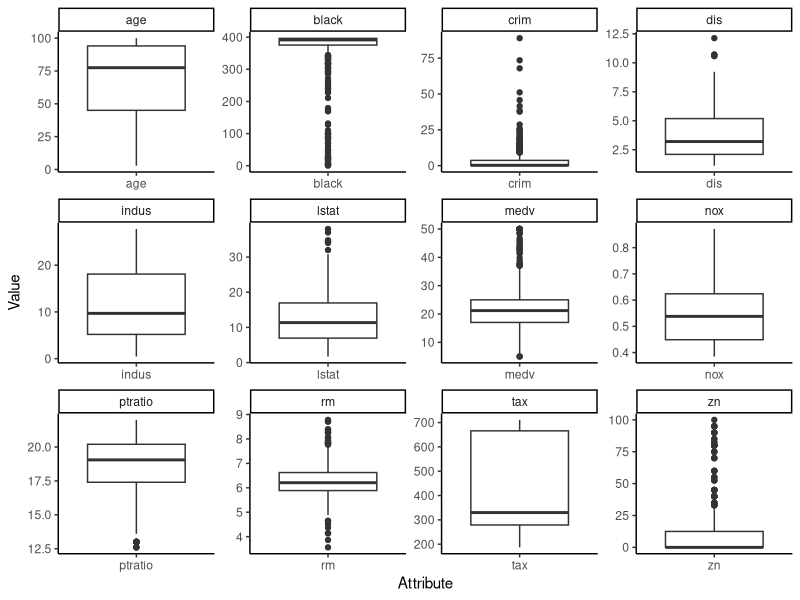
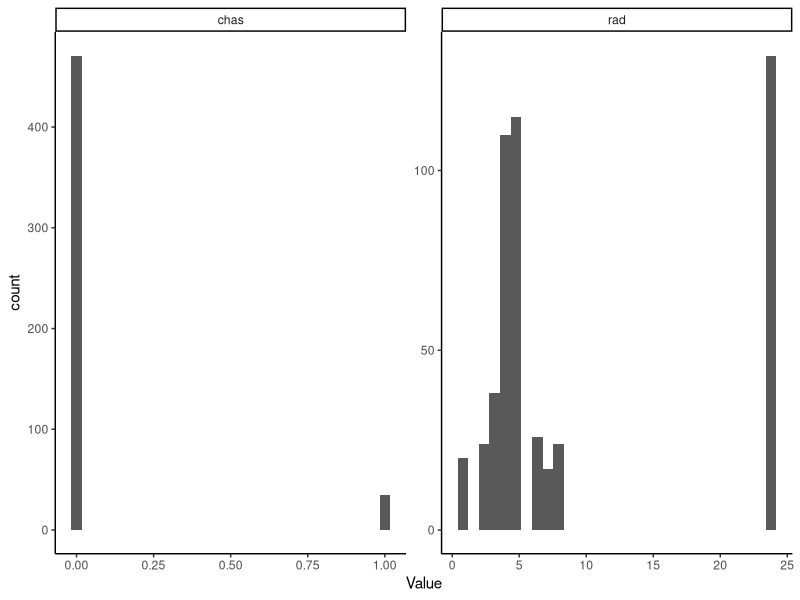
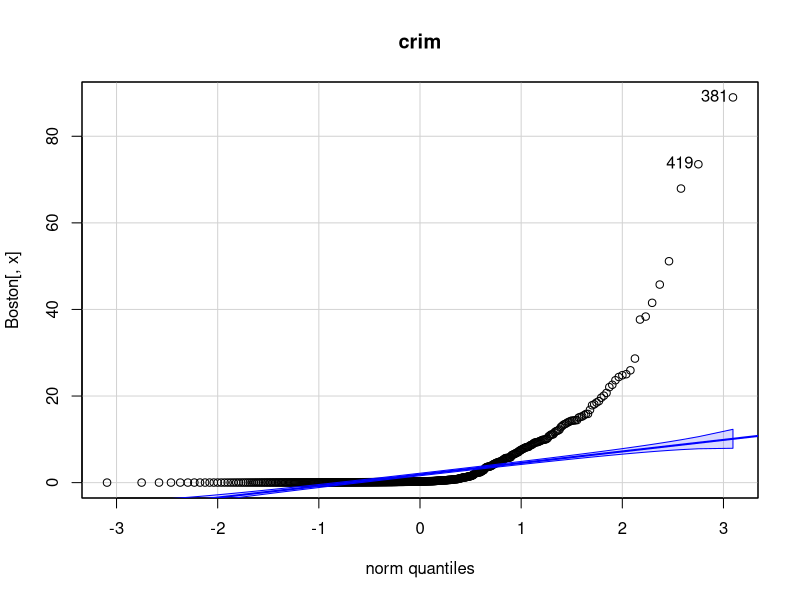
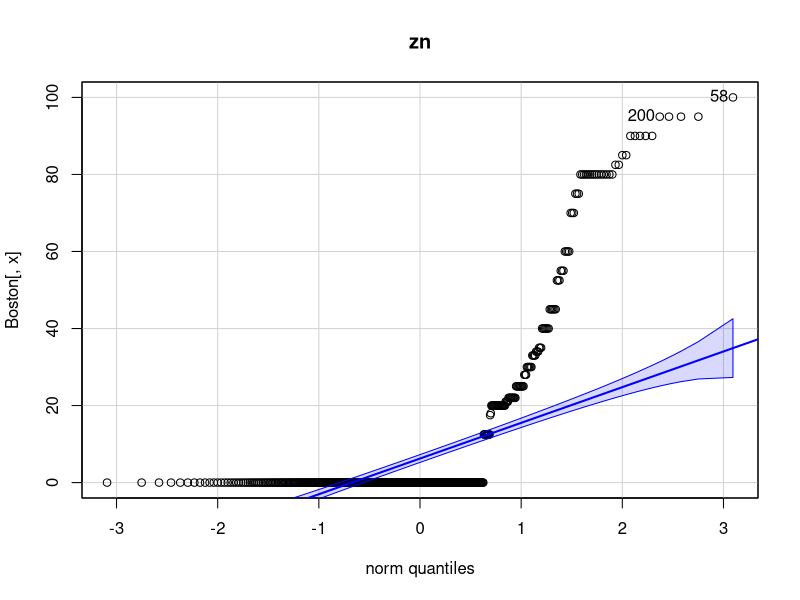
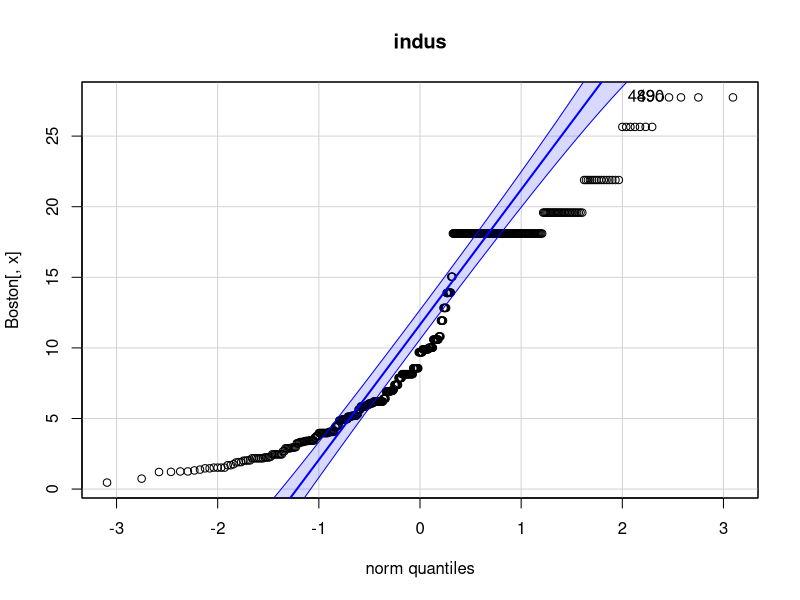
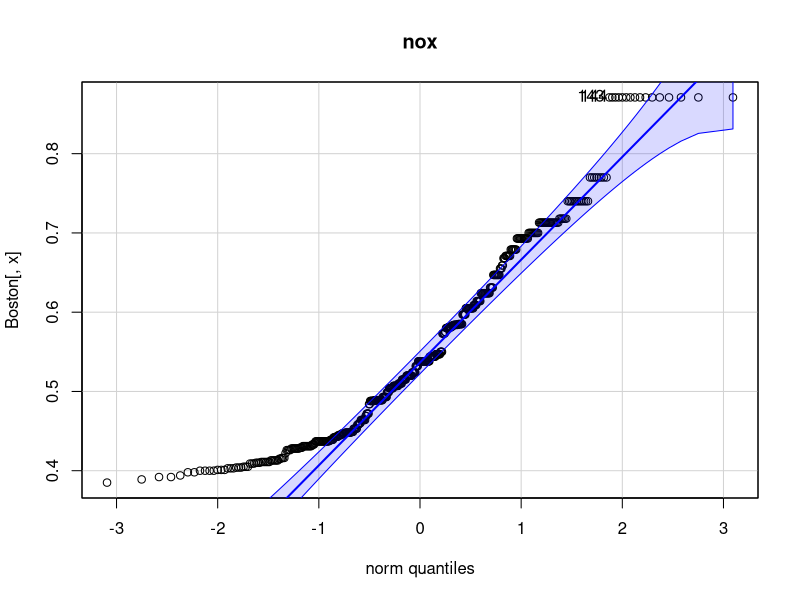
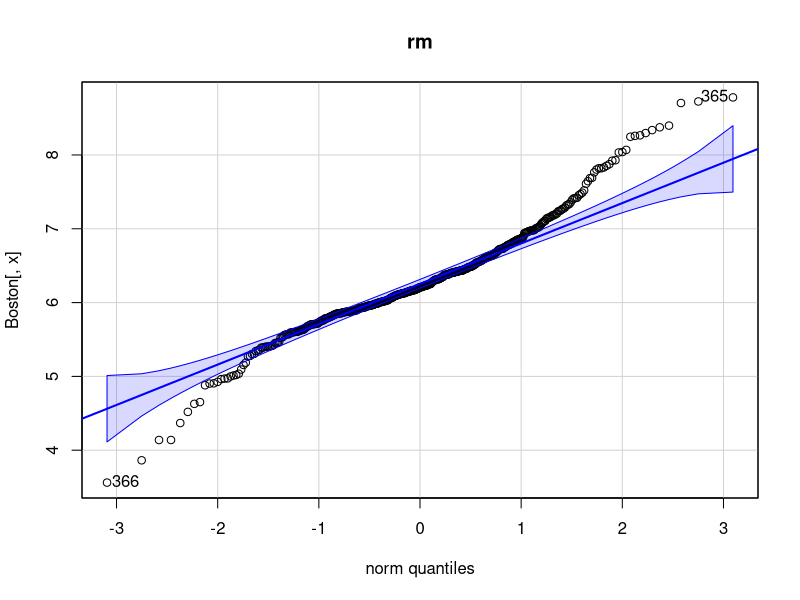
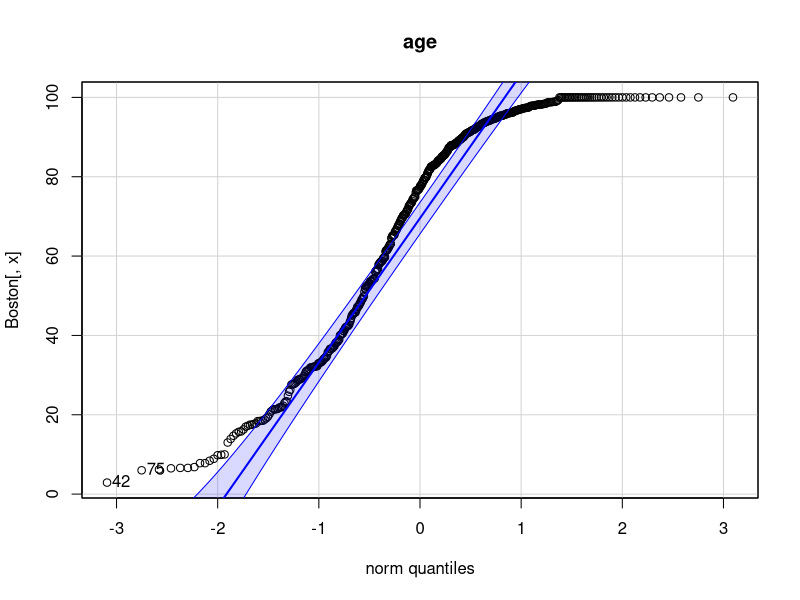

R code for these plots, in order:
## ---- chunk 1
date()
## ---- chunk 2

knitr::opts_knit$set(root.dir ="C:/Users/ramosgon/OneDrive - University of Helsinki/Courses/OpenDataScience/IODS-project/Data")

library(tidyverse)
library(ggplot2)
library(MASS)
library(corrplot)
library(GGally)
library(car)

## ---- chunk 3

data("Boston")

## ---- chunk 4

dim(Boston)

str(Boston)

## ---- chunk 5

Boston <- Boston %>%
  mutate(chas = as.logical(chas))

summary(Boston)

## ---- chunk 6

Boston %>%
  pivot_longer(cols = c(1:14), names_to = "Attribute", values_to = "Value") %>%
  filter(!Attribute %in% c("chas","rad")) %>%
  ggplot(aes(x = Attribute, y = Value)) +
  geom_boxplot() +
  facet_wrap("Attribute", scales = "free") +
  theme_classic()

Boston %>%
  pivot_longer(cols = c(1:14), names_to = "Attribute", values_to = "Value") %>%
  filter(Attribute %in% c("chas","rad")) %>%
  ggplot(aes(x = Value)) +
  geom_histogram() +
  facet_wrap("Attribute", scales = "free") +
  theme_classic()

## ---- chunk 7

colnames(Boston)[-c(4,9)] %>% sapply(function(x){
  qqPlot(Boston[,x], main = x)
})

## ---- chunk 8

Boston %>%
  ggpairs(mapping = aes(alpha = 0.3), 
          lower = list(combo = wrap("facethist", bins = 20)),
          upper = list(continuous = wrap("cor", size = 1.5)))

## ---- chunk 9

data("Boston")

cor_mat <- cor(Boston) %>% round(digits = 2)

corrplot(cor_mat, method = "circle", type = "upper", cl.pos = "b", tl.pos = "d", tl.cex = 0.6)

ggcorr(Boston, geom = "circle", method = c("everything", "pearson"))

## ---- chunk 10

boston_scaled <- Boston %>%
  scale %>%
  as.data.frame

summary(boston_scaled)

## ---- chunk 11

bins <- quantile(boston_scaled$crim) # binning in quartiles

crime <- boston_scaled$crim %>%
  cut(breaks = bins, 
      include.lowest = TRUE, 
      labels = c("low", "med_low", "med_high", "high"))

## ---- chunk 12

boston_qt <- boston_scaled %>% 
  mutate(crim = crime)

## ---- chunk 13

set.seed(123) # to maintain random variables

n <- nrow(boston_qt)

ind <- sample(n,  size = n * 0.8)

train <- boston_qt[ind,]

test <- boston_qt[-ind,]

## ---- chunk 14

correct_classes <- test$crim

test <- dplyr::select(test, -crim)

## ---- chunk 15

lda.fit <- lda(crim ~ ., data = train)

lda.fit

## ---- chunk 16

lda.arrows <- function(x, myscale = 1, arrow_heads = 0.1, color = "orange", tex = 0.75, choices = c(1,2)){
  heads <- coef(x)
  arrows(x0 = 0, y0 = 0, 
         x1 = myscale * heads[,choices[1]], 
         y1 = myscale * heads[,choices[2]], col=color, length = arrow_heads)
  text(myscale * heads[,choices], labels = row.names(heads), 
       cex = tex, col=color, pos=3)
}

## ---- chunk 17

classes <- as.numeric(train$crim)

## ---- chunk 18

plot(lda.fit, dimen = 2, col = classes, pch = classes)
lda.arrows(lda.fit, myscale = 1)

## ---- chunk 19

lda.pred <- predict(lda.fit, newdata = test)
table(correct = correct_classes, predicted = lda.pred$class)

## ---- chunk 20

loss_func <- function(class, prob) {
  n_wrong <- abs(class - prob) > 0.5
  mean(n_wrong)
}

loss_func(as.numeric(correct_classes),as.numeric(lda.pred$class))

## ---- chunk 21

data("Boston")

boston_scaled <- Boston %>%
  scale %>%
  as.data.frame

dist_eu <- dist(boston_scaled)
summary(dist_eu)

## ---- chunk 22

dist_man <- dist(boston_scaled, method = 'manhattan')
summary(dist_man)

## ---- chunk 23

km <- kmeans(boston_scaled, centers = 3)

pairs(boston_scaled, col = km$cluster)

## ---- chunk 24

set.seed(123) # to maintain the result of random variables.
k_max <- 10
twcss <- sapply(1:k_max, function(k){kmeans(Boston, k)$tot.withinss})

## ---- chunk 25

qplot(x = 1:k_max, y = twcss, geom = 'line')

## ---- chunk 26

km <- kmeans(Boston, centers = 2)
pairs(Boston, col = km$cluster)

## ---- chunk 27

data("Boston")

boston_scaled <- Boston %>%
  scale %>%
  as.data.frame

set.seed(123) # to maintain random variables

km <- kmeans(boston_scaled, centers = 3)

boston_km <- boston_scaled %>% 
  mutate(crim = as.factor(km$cluster))

n <- nrow(boston_km)

ind <- sample(n,  size = n * 0.8)

train <- boston_km[ind,]

test <- boston_km[-ind,]

correct_classes <- test$crim

test <- dplyr::select(test, -crim)

lda.fit <- lda(crim ~ ., data = train)

classes <- as.numeric(train$crim)

plot(lda.fit, dimen = 2, col = classes, pch = classes)
lda.arrows(lda.fit, myscale = 1)

